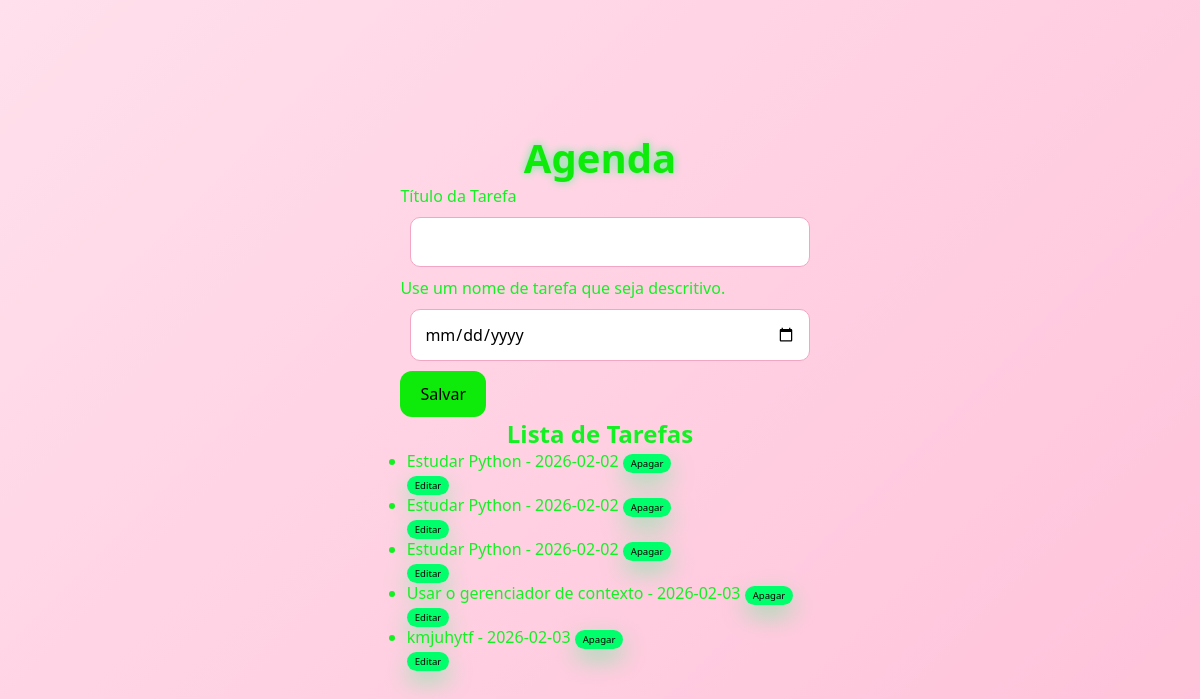
The app's page /agenda, older data.
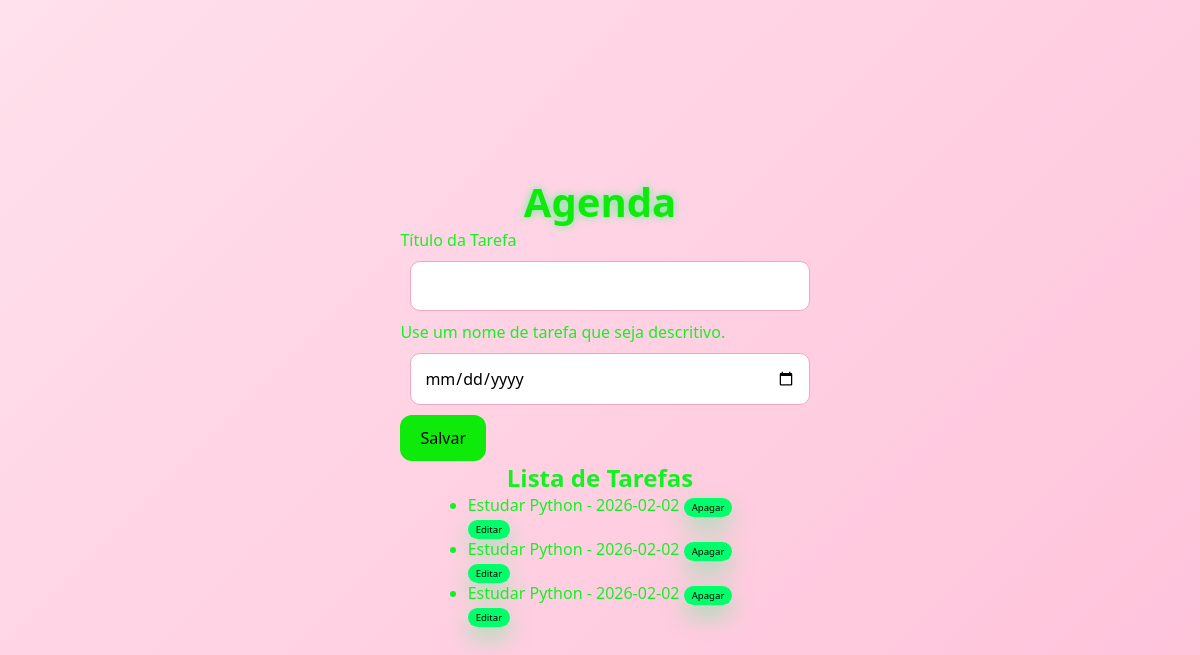
The same page, newer data.
### tables this page shows
CREATE TABLE tarefas (
    id INTEGER PRIMARY KEY AUTOINCREMENT,
    titulo_tarefa TEXT NOT NULL,
    data_conclusao TEXT);

### app.py (the view)
@app.route('/agenda', methods=['GET', 'POST'])
def agenda():
    tarefas = None
    if request.method == 'POST':
        titulo_tarefa = request.form['titulo_tarefa']
        data_conclusao = request.form['data_conclusao']
        tarefa = Tarefa(titulo_tarefa, data_conclusao)
        tarefa.salvar_tarefa()
    tarefas = Tarefa.obter_tarefas()
    return render_template('agenda.html', titulo='Agenda', tarefas=tarefas)

### models/database.py (called while the page is built)
    def buscar_tudo(self, query: str, params: tuple = ()) -> list[Any]:
        self.cursor.execute(query, params)
        return self.cursor.fetchall()

    def close(self) -> None:
        self.connection.close()

    def __enter__(self) -> Self:
        return self

    def __exit__(self, exc_type: Optional[Type[BaseException]], exc_value: Optional[BaseException], tb: Optional[TracebackType]) -> None:
        if exc_type is not None:
            print('Exceção capturada no contexto:')
            print(f'Tipo: {exc_type.__name__}')
            print(f'Mensagem: {exc_value}')
            print ('Traceback completo:')
            traceback.print_tb(tb)
        self.close()

### models/tarefa.py (called while the page is built)
    @classmethod
    def obter_tarefas(cls) -> list[Self]:
        with Database('./data/tarefas.sqlite3') as db:
            query: str = 'SELECT titulo_tarefa, data_conclusao, id FROM tarefas;'
            resultados: list[Any] = db.buscar_tudo(query)
            tarefas: list[Self] = [cls(titulo, data, id) for titulo, data, id in resultados]
            return tarefas

### templates/agenda.html (shortened to what this page needs)
{% extends "base.html" %}
{% block content %}
<form class= "mt-3" method="post">
    <div class = "mt- 3">
    <label for="titulo-tarefa" class="form-label">Título da Tarefa</label>
    <input type="text" class="form-control" name="titulo_tarefa" id="titulo-tarefa" aria-describedby="ajudaNomeTarefa" value="{{tarefa_selecionada.titulo_tarefa if tarefa_selecionada else ''}}" required>
    <div id="ajudaNomeTarefa" class="form-text">Use um nome de tarefa que seja descritivo.</div>
    </div>
    <input type="date" class = "form-control" name="data_conclusao" id=" data-conclusao"
    value=" {{tarefa_selecionada.data_conclusao if tarefa_selecionada else ''}}"
    id="data_conclusao">
    <button type="submit">Salvar</button>
</form>
<h2>Lista de Tarefas</h2>
{% if tarefas %}
    <ul>
    {% for tarefa in tarefas %}
        <li type="tarefas-lista">{{ tarefa.titulo_tarefa }} - {{ tarefa.data_conclusao}} <a href= "{{ url_for('delete', idTarefa= tarefa.id_tarefa)}}" >Apagar</a></li>
        <a href="{{ url_for('update', idTarefa = tarefa.id_tarefa)}}">Editar</a>
    {% endfor %}
    </ul>
{% else %}
    <p>Nenhuma tarefa cadastrada</p>
{% endif %}
{% endblock %}

Row changes from the older to the newer data that the page shows:
removed tarefas: titulo_tarefa "Usar o gerenciador de contexto", data_conclusao "2026-02-03"
removed tarefas: titulo_tarefa "kmjuhytf", data_conclusao "2026-02-03"
